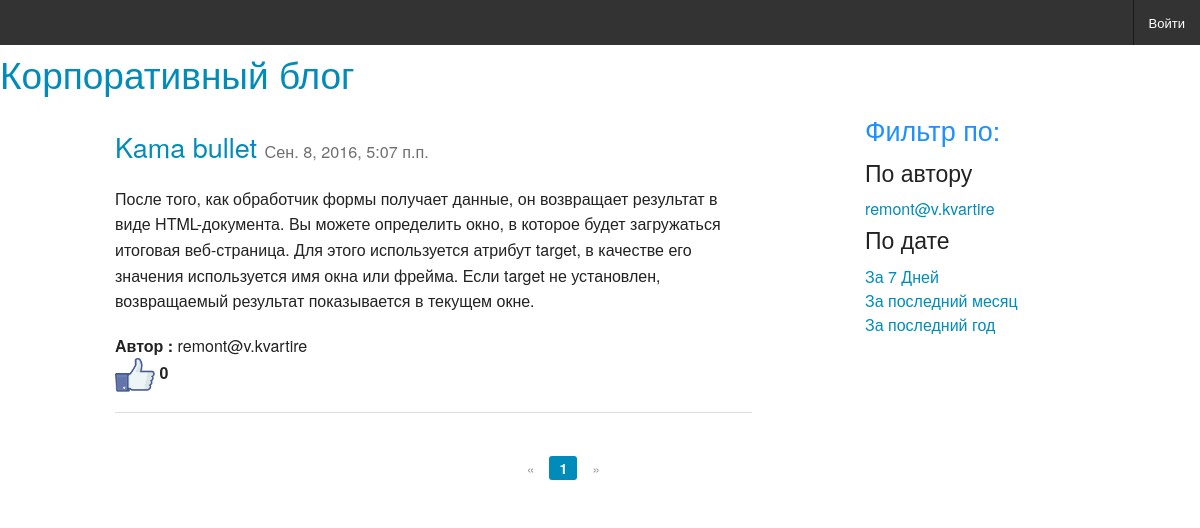
The page /articles/all/ on the database its author committed.
### article/models.py (models this page shows)
class Article(models.Model):
    class Meta():
        db_table = 'article'
    article_title = models.CharField(
        'Название статьи', max_length = 200)
    article_text = models.TextField('Текст статьи')
    article_date = models.DateTimeField(
        default=datetime.datetime.now)
    article_likes = models.IntegerField(default=0)
    article_author = models.ForeignKey(User, verbose_name='Автор')

### users/models.py (models this page shows)
class User(AbstractUser):
    avatar = models.ImageField('Аватар', upload_to='avatars')
    phone = models.CharField('Телефон', max_length=20)
    skype = models.CharField('Skype', max_length=50)

### article/views.py (the view, shortened to what this page needs)
# urls.py: url(r'^articles/all/$', views.articles, name='articles'),
def articles(request, page_number=1):
    all_articles = Article.objects.all()
    authors = User.objects.filter(article__isnull=False).distinct()
    get_params = request.GET
    requested_author = get_params.get('author', None)
    if requested_author:
        all_articles = all_articles.filter(
            article_author_id=int(requested_author))
    requested_date = get_params.get('date', None)
    current_page = Paginator(all_articles, 5)
    return render(request, 'articles.html', {
        'articles': current_page.page(page_number),
        'username': auth.get_user(request).username,
        'authors': authors
    })

### article/templates/articles.html
{% extends 'main.html' %}
{% load staticfiles %}
{% block article %}
<div class="row" id="content">
    <div class="medium-8 columns">
        <div class="blog-post">
    {% for article in articles %}
        <p><h3><a href="{% url 'article:article' article_id=article.id %}">{{ article.article_title }}</a> <small> {{ article.article_date }}</small></h3></p>
        <p>{{ article.article_text }}</p>
        <b>Автор :</b> {{ article.article_author }}
        <p><a href="{% url 'article:addlike' article_id=article.id %}"><img src="{% static "like.jpg" %}" width="40px" height="35px"></a>  <b>{{ article.article_likes }}</b></p>
        <hr>
    {% endfor %}
        </div>
    </div>
    <div class="medium-3 columns">
        <h3><font color="#1e90ff">Фильтр по:</font></h3>
        <h4>По автору</h4>
        {% for author in authors %}
            <a href="?author={{ author.id }}">{{ author.username }}</a><br>
        {% endfor %}
        <h4>По дате</h4>
        <a href="?date=7">За 7 Дней</a><br>
        <a href="?date=31">За последний месяц</a><br>
        <a href="?date=365">За последний год</a><br>
    </div>
</div>
<br>
<div class="row">
    <div class="large-3 large-offset-5 colums">
        <ul class="pagination">
            {% if articles.has_previous %}
                <li class="arrow"><a href="/page/{{ articles.previous_page_number }}/">&laquo;</a></li>
            {% else %}
                <li class="arrow unavailable"><a href="">&laquo;</a></li>
            {% endif %}
            {% for page in articles.paginator.page_range %}
                {% if page == articles.number %}
                    <li class="current"><a href="/page/{{ page }}/">{{ page }}</a></li>
                {% else %}
                    <li><a href="/page/{{ page }}/">{{ page }}</a></li>
                {% endif %}
            {% endfor %}
            {% if articles.has_next %}
                <li class="arrow"><a href="/page/{{ articles.next_page_number }}/">&raquo;</a></li>
            {% else %}
                <li class="arrow unavailable"><a href="">&raquo;</a></li>
            {% endif %}
        </ul>
    </div>
</div>
{% endblock %}

### rows shown on the page
Article: article_title "Kama bullet", article_date "Сен. 8, 2016, 5:07 п.п.", article_text "После того, как обработчик формы получает данные, он возвращает результат в виде HTML-документа. Вы можете определить окно, в которое будет загружаться итоговая веб-страница. Для этого используется атрибут target, в качестве его значения используется имя окна или фрейма. Если target не установлен, возвращаемый результат показывается в текущем окне.", article_author "remont@v.kvartire", article_likes "0"
User: username "remont@v.kvartire"

### other values the page prints
{{ page }} "1"
